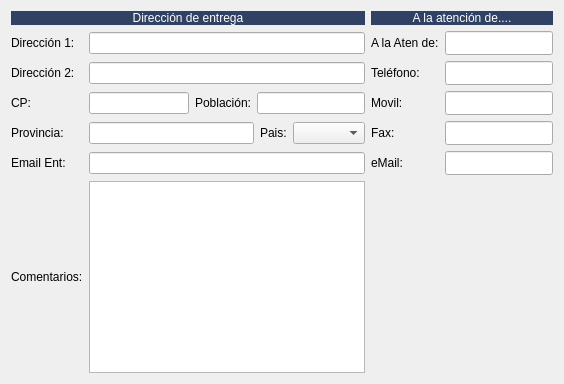
         <widget class="QWidget" name="tab_5">
          <attribute name="title">
           <string>Datos Entrega</string>
          </attribute>
          <layout class="QGridLayout" name="gridLayout_7">
           <item row="0" column="0" colspan="2">
            <widget class="QLabel" name="label_65">
             <property name="maximumSize">
              <size>
               <width>16777215</width>
               <height>25</height>
              </size>
             </property>
             <property name="styleSheet">
              <string notr="true">background-color: #304163;

color: rgb(255, 255, 255);</string>
             </property>
             <property name="text">
              <string>Dirección de entrega</string>
             </property>
             <property name="alignment">
              <set>Qt::AlignCenter</set>
             </property>
            </widget>
           </item>
           <item row="0" column="2" colspan="2">
            <widget class="QLabel" name="label_66">
             <property name="maximumSize">
              <size>
               <width>16777215</width>
               <height>25</height>
              </size>
             </property>
             <property name="styleSheet">
              <string notr="true">background-color: #304163;

color: rgb(255, 255, 255);</string>
             </property>
             <property name="text">
              <string>A la atención de....</string>
             </property>
             <property name="alignment">
              <set>Qt::AlignCenter</set>
             </property>
            </widget>
           </item>
           <item row="1" column="0">
            <widget class="QLabel" name="label_29">
             <property name="text">
              <string>Dirección 1:</string>
             </property>
            </widget>
           </item>
           <item row="1" column="1">
            <widget class="QLineEdit" name="txtdireccion1_entrega"/>
           </item>
           <item row="1" column="2">
            <widget class="QLabel" name="label_10">
             <property name="text">
              <string>A la Aten de:</string>
             </property>
            </widget>
           </item>
           <item row="1" column="3">
            <widget class="QLineEdit" name="txtatencion_de">
             <property name="minimumSize">
              <size>
               <width>0</width>
               <height>24</height>
              </size>
             </property>
            </widget>
           </item>
           <item row="2" column="0">
            <widget class="QLabel" name="label_33">
             <property name="text">
              <string>Dirección 2:</string>
             </property>
            </widget>
           </item>
           <item row="2" column="1">
            <widget class="QLineEdit" name="txtdireccion2_entrega"/>
           </item>
           <item row="2" column="2">
            <widget class="QLabel" name="label_2">
             <property name="text">
              <string>Teléfono:</string>
             </property>
            </widget>
           </item>
           <item row="2" column="3">
            <widget class="QLineEdit" name="txttelefono">
             <property name="minimumSize">
              <size>
               <width>100</width>
               <height>24</height>
              </size>
             </property>
            </widget>
           </item>
           <item row="3" column="0">
            <widget class="QLabel" name="label_57">
             <property name="text">
              <string>CP:</string>
             </property>
            </widget>
           </item>
           <item row="3" column="1">
            <layout class="QHBoxLayout" name="horizontalLayout_7">
             <item>
              <widget class="QLineEdit" name="txtCP_entrega">
               <property name="maximumSize">
                <size>
                 <width>100</width>
                 <height>16777215</height>
                </size>
               </property>
               <property name="placeholderText">
                <string/>
               </property>
              </widget>
             </item>
             <item>
              <widget class="QLabel" name="label_58">
               <property name="text">
                <string>Población:</string>
               </property>
              </widget>
             </item>
             <item>
              <widget class="QLineEdit" name="txtPoblacion_entrega"/>
             </item>
            </layout>
           </item>
           <item row="3" column="2">
            <widget class="QLabel" name="label_8">
             <property name="text">
              <string>Movil:</string>
             </property>
            </widget>
           </item>
           <item row="3" column="3">
            <widget class="QLineEdit" name="txtmovil">
             <property name="minimumSize">
              <size>
               <width>0</width>
               <height>24</height>
              </size>
             </property>
            </widget>
           </item>
           <item row="4" column="0">
            <widget class="QLabel" name="label_28">
             <property name="text">
              <string>Provincia:</string>
             </property>
            </widget>
           </item>
           <item row="4" column="1">
            <layout class="QHBoxLayout" name="horizontalLayout_8">
             <item>
              <widget class="QLineEdit" name="txtProvincia_entrega"/>
             </item>
             <item>
              <widget class="QLabel" name="label_56">
               <property name="text">
                <string>Pais:</string>
               </property>
              </widget>
             </item>
             <item>
              <widget class="QComboBox" name="cboPais_entrega"/>
             </item>
            </layout>
           </item>
           <item row="4" column="2">
            <widget class="QLabel" name="label_9">
             <property name="text">
              <string>Fax:</string>
             </property>
            </widget>
           </item>
           <item row="4" column="3">
            <widget class="QLineEdit" name="txtfax">
             <property name="minimumSize">
              <size>
               <width>0</width>
               <height>24</height>
              </size>
             </property>
            </widget>
           </item>
           <item row="5" column="2">
            <widget class="QLabel" name="label_11">
             <property name="text">
              <string>eMail:</string>
             </property>
            </widget>
           </item>
           <item row="5" column="3">
            <widget class="QLineEdit" name="txtemail">
             <property name="minimumSize">
              <size>
               <width>0</width>
               <height>24</height>
              </size>
             </property>
            </widget>
           </item>
           <item row="7" column="0">
            <widget class="QLabel" name="label_59">
             <property name="text">
              <string>Comentarios:</string>
             </property>
            </widget>
           </item>
           <item row="7" column="1">
            <widget class="QTextEdit" name="txtComentarios_entrega"/>
           </item>
           <item row="5" column="0">
            <widget class="QLabel" name="label_30">
             <property name="text">
              <string>Email Ent:</string>
             </property>
            </widget>
           </item>
           <item row="5" column="1">
            <widget class="QLineEdit" name="txtEmail_entrega"/>
           </item>
          </layout>
         </widget>
